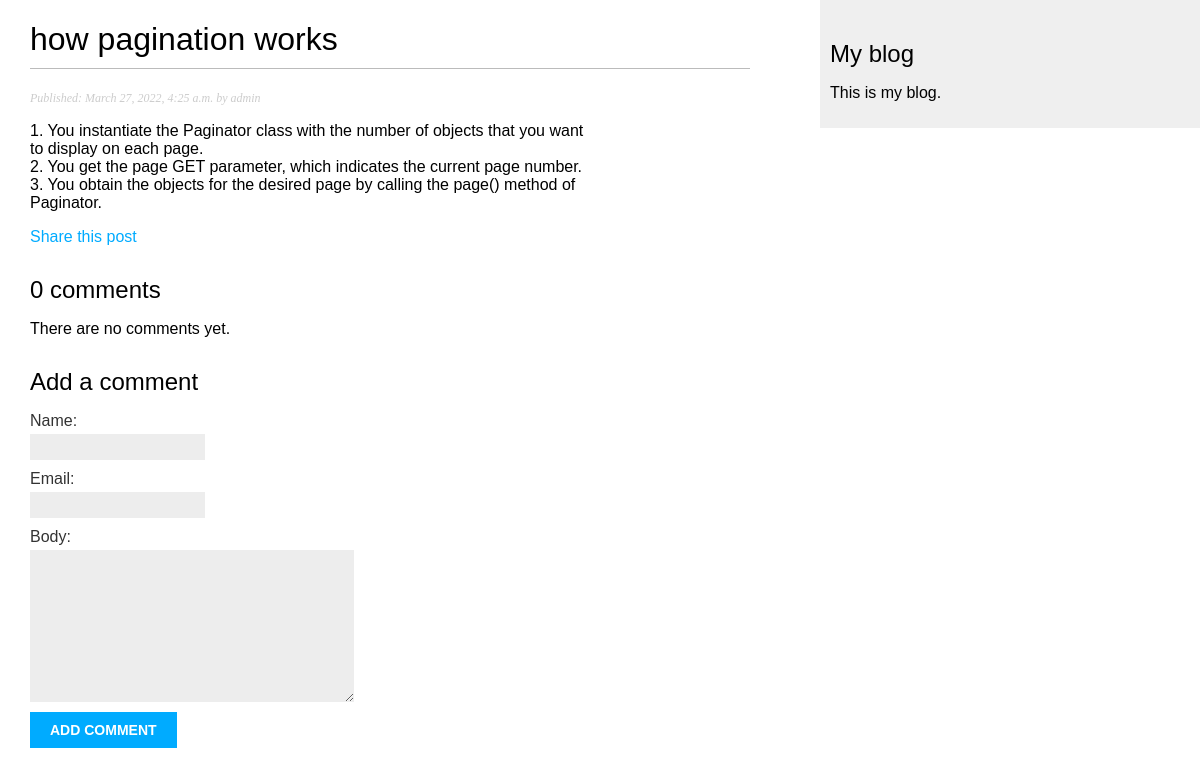
Page /blog/2022/3/27/how-pagination-works/ on the committed database.
### blog/models.py (models this page shows, shortened)
class Post(models.Model):
    STATUS_CHOICES = (
        ('draft', 'Draft'),
        ('published', 'Published')
    )
    title = models.CharField(max_length=250)
    slug = models.SlugField(max_length=250, unique_for_date='publish')
    author = models.ForeignKey(User, on_delete=models.CASCADE, related_name='blog_posts')
    body = models.TextField()
    publish = models.DateTimeField(default=timezone.now)
    created = models.DateTimeField(auto_now_add=True)
    updated = models.DateTimeField(auto_now=True)
    status = models.CharField(max_length=10, choices=STATUS_CHOICES, default='draft')
    objects = models.Manager()
    published = PublishedManager()
    tags = TaggableManager()
    class Meta:
        ordering = ('-publish',)

### blog/views.py (the view)
def post_detail(request, year, month, day, post):
    post = get_object_or_404(Post,
                             slug=post,
                             status='published',
                             publish__year=year,
                             publish__month=month,
                             publish__day=day)
    comments = post.comments.filter(active=True)
    new_comment = None
    if request.method == 'POST':
        comment_form = CommentForm(data=request.POST)
        if comment_form.is_valid():
            new_comment = comment_form.save(commit=False)
            new_comment.post = post
            new_comment.save()
    else:
        comment_form = CommentForm()
    return render(request, 'blog/post/detail.html', {'post': post,
                                                     'comments': comments,
                                                     'new_comment': new_comment,
                                                     'comment_form': comment_form})

### blog/forms.py
class CommentForm(forms.ModelForm):
    class Meta:
        model = Comment
        fields = ('name', 'email', 'body')

### blog/templates/blog/post/detail.html (shortened to what this page needs)
{% extends "blog/base.html" %}
{% block content %}
  <h1>{{ post.title }}</h1>
  <p class="date">
    Published: {{ post.publish }} by {{ post.author }}
  </p>
  {{ post.body | linebreaks }}
  <p>
    <a href="{% url 'blog:post_share' post.id %}">Share this post</a>
  </p>
  {% with comments.count as total_comments %}
    <h2>
      {{ total_comments }} comment{{ total_comments | pluralize }}
    </h2>
  {% endwith %}
  {% for comment in comments %}
    <div class="comment">
      <p class="info">
        Comment {{ forloop.counter }} by {{ comment.name }} {{ comment.created }}
      </p>
      {{ comment.body | linebreaks }}
    </div>
  {% empty %}
    <p>There are no comments yet.</p>
  {% endfor %}
  {% if new_comment %}
    <h2>Your comment has been added.</h2>
  {% else %}
    <h2>Add a comment</h2>
    <form method="post">
      {{ comment_form.as_p }}
      <p>
        <input type="submit" value="Add comment">
      </p>
    </form>
  {% endif %}
{% endblock %}

### blog/static/css/blog.css (style rules this page uses)
body { margin:0; padding:0; font-family:helvetica, sans-serif; }
a { color:#00abff; text-decoration:none; }
h1 { font-weight:normal; border-bottom:1px solid #bbb; padding:0 0 10px 0; }
h2 { font-weight:normal; margin:30px 0 0; }
p.date { color:#ccc; font-family: georgia, serif; font-size: 12px; font-style: italic; }
label { float:left; clear:both; color:#333; margin-bottom:4px; }
input, textarea { clear:both; float:left; margin:0 0 10px; background:#ededed; border:0; padding:6px 10px; font-size:12px; }
input[type=submit] { font-weight:bold; background:#00abff; color:#fff; padding:10px 20px; font-size:14px; text-transform:uppercase; }

### rows in the picture
Post: title "how pagination works", publish "March 27, 2022, 4:25 a.m.", author "admin", body "1. You instantiate the Paginator class with the number of objects that you want to display on each page. 2. You get the page GET parameter, which indicates the current page number. 3. You obtain the objects for the desired page by calling the page() method of Paginator."

### other values in the picture
{{ total_comments }} "0"
{{ total_comments | pluralize }} "s"
